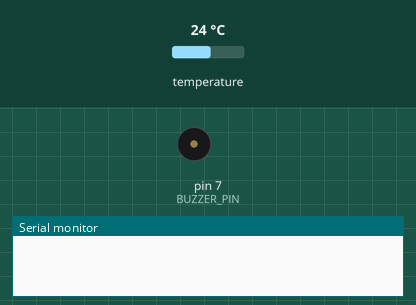
Simulated run of this sketch. Board: Arduino Uno, built with avr-gcc and run on an emulated ATmega328P. Parts: buzzer (waves = sounding, pin HIGH), the last lines printed to the serial monitor. Inputs (shaded band) come from the test bench; at power-on: temperature 24 °C.

Above: at 0.1 s.
At 1.4 s:
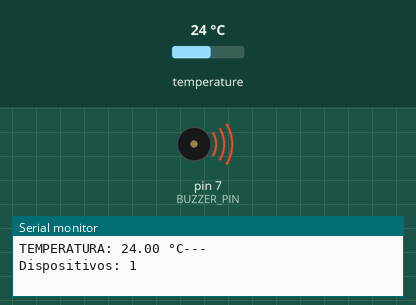
Timing chart, 0 to 2.9 s (numbered marks = the images above):
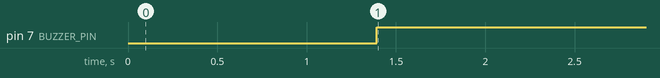

Measured:
- by itself, pin 7 (BUZZER_PIN): LOW → HIGH at 1.4 s

The sketch:

alarma.ino
```cpp
#include "AlarmTempC.h"
#define UMBRAL 21.00

AlarmTempC alarma;

void setup() {
  Serial.begin(9600);
  pinMode(BUZZER_PIN, OUTPUT);
  alarma.inicializar();
}

void loop() {
    alarma.mostrarTemperatura();
    if(alarma.getTemperatura() > UMBRAL){
      alarma.zumbar();
    }else{
      alarma.noZumbar();
    }
    alarma.getCantDispositivos();
}
```

AlarmTempC.h
```cpp
#include "Arduino.h"
#include <Wire.h>
#include <OneWire.h>
#include <DallasTemperature.h>

#define ONE_WIRE_BUS 8
#define BUZZER_PIN 7

OneWire oneWire(ONE_WIRE_BUS);
DallasTemperature sensor(&oneWire);

class AlarmTempC {

    private:

    public:

        void inicializar(){
            sensor.begin();
            sensor.setResolution(0, 12);
        }

        void mostrarTemperatura() {

            sensor.requestTemperatures();
            float tempDS18B20 = sensor.getTempCByIndex(0);

            Serial.print("TEMPERATURA: ");
            Serial.print(tempDS18B20);
            Serial.println(" °C---");
            delay(600);
        }

        float getTemperatura() {
            return(sensor.getTempCByIndex(0));
        }

        void zumbar(){
          digitalWrite(BUZZER_PIN, HIGH);
        }

        void noZumbar(){
          digitalWrite(BUZZER_PIN, LOW);
        }

        void getCantDispositivos() {
            Serial.print("Dispositivos: ");
            Serial.println(sensor.getDeviceCount());
        }
};
```
